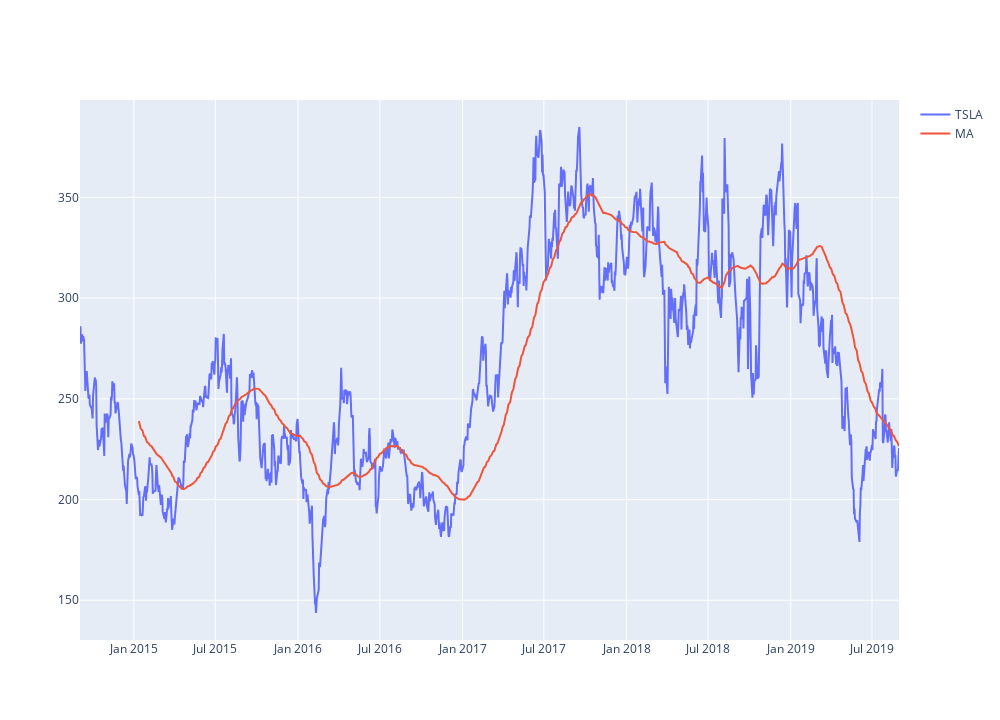

The notebook cell saved with this chart:
### Markdown cell above
Taking a closer look at our target variable (Tesla's Adjusted Closing Price). We'll compute and plot the 91 day moving average on top of the prices to show us the trend of the series.

### Code cell
m_avg = df['Adj Close'].rolling(window = 91).mean()

fig = go.Figure()
fig.add_trace(go.Scatter(x = df.index, y=df['Adj Close'],
                    mode='lines', name='TSLA'))
fig.add_trace(go.Scatter(x = df.index,y=m_avg,
                    mode='lines', name='MA'))
fig.update_layout(
    autosize=False,
    width=1000,
    height=720,

    )

fig.show()

### Figure 1 — Plotly figure (JSON) as saved in the notebook; plotly's stock layout.template omitted (floating-point values rounded to 4 significant figures; data arrays with more than 128 entries replaced by an {"elided": "..."} marker saying what was removed)
{"data": [{"mode": "lines", "name": "TSLA", "type": "scatter", "x": {"elided": "1258 str values"}, "y": {"elided": "1258 float values"}}, {"mode": "lines", "name": "MA", "type": "scatter", "x": {"elided": "1258 str values"}, "y": {"elided": "1258 float values"}}], "layout": {"autosize": false, "height": 720, "width": 1000}}
